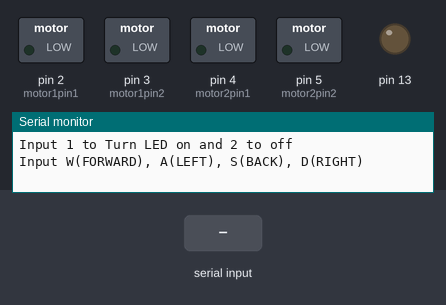
Recording of a sketch running on a simulated Arduino Uno, built with avr-gcc and run on an emulated ATmega328P. Parts: switched loads named in the sketch (green lamp = pin HIGH), output pins drawn as LEDs (lit = HIGH), the last lines printed to the serial monitor. Inputs (shaded band) come from the test bench.

Above: at 1.2 s.
1.3 s: "w" received over Serial
At 1.8 s:
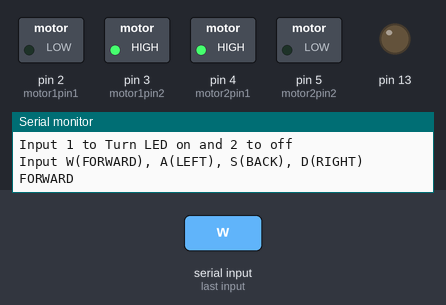
2.8 s: "s" received over Serial
At 4.0 s:
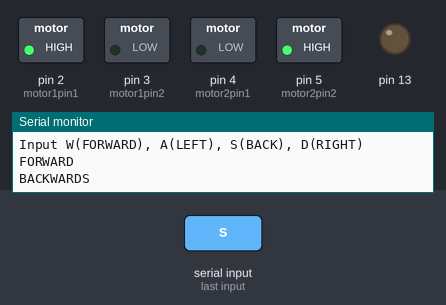
4.3 s: "d" received over Serial
At 4.9 s:
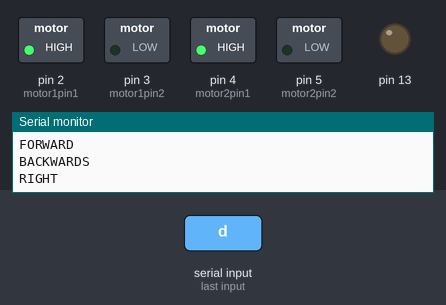
6.6 s: "a" received over Serial
At 7.0 s:
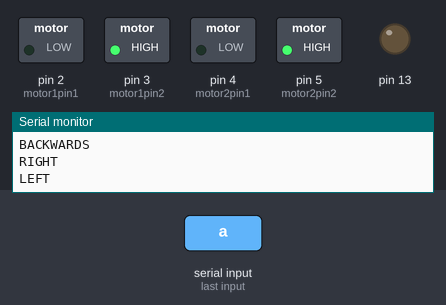
8.9 s: "f" received over Serial
At 10.0 s:
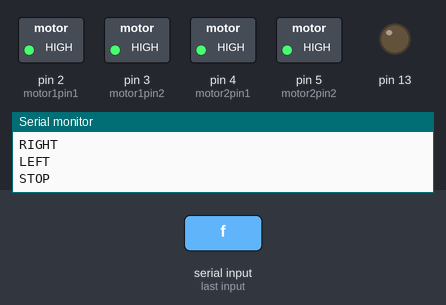
Timing chart, 0 to 11.4 s (numbered marks = the images above; inputs shaded):
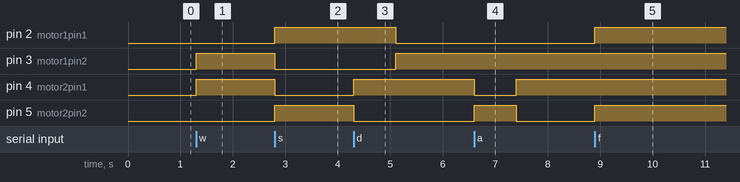

Measured:
- after the input at 1.3 s, pin 3 (motor1pin2), pin 4 (motor2pin1): LOW → HIGH at once
- after the input at 2.8 s, pin 2 (motor1pin1), pin 5 (motor2pin2): LOW → HIGH at once; pin 3 (motor1pin2), pin 4 (motor2pin1): HIGH → LOW at once
- after the input at 4.3 s, pin 2 (motor1pin1): HIGH → LOW after 0.80 s; pin 3 (motor1pin2): LOW → HIGH after 0.80 s; pin 4 (motor2pin1): LOW → HIGH at once; pin 5 (motor2pin2): HIGH → LOW at once
- after the input at 6.6 s, pin 4 (motor2pin1): HIGH → LOW at once, → HIGH 0.80 s later; pin 5 (motor2pin2): LOW → HIGH at once, → LOW 0.80 s later
- after the input at 8.9 s, pin 2 (motor1pin1), pin 5 (motor2pin2): LOW → HIGH at once

The sketch:

sketch_jun02a.ino
```cpp
const int motor1pin1 = 2;
const int motor1pin2 = 3;
const int motor2pin1 = 4;
const int motor2pin2 = 5;

//const int speed1 = 9;
//const int speed2 = 10;
int mySpeed = 100;
int defSpeed = 100;
int delay_long = 400;
int delay_short = 800;
int ok = 0;

int prev_l = 0;
int cur_l = 1;

void setup() {
  pinMode(13, OUTPUT);
  pinMode(motor1pin1, OUTPUT);
  pinMode(motor1pin2, OUTPUT);
  pinMode(motor2pin1, OUTPUT);
  pinMode(motor2pin2, OUTPUT);
//  pinMode(speed1, OUTPUT);
//  pinMode(speed2, OUTPUT);
  Serial.begin(9600);

  while (!Serial);
  Serial.println("Input 1 to Turn LED on and 2 to off");
  Serial.println("Input W(FORWARD), A(LEFT), S(BACK), D(RIGHT) ");
}

void loop() {
//  analogWrite(speed1, mySpeed); //ENA pin
//  analogWrite(speed2, mySpeed); //ENB pin
  if (Serial.available())
  {
    char comand = Serial.read();
    if (comand == 'w') {
      Serial.print("FORWARD\n");
      W_forward();
    } else if (comand == 's') {
      Serial.print("BACKWARDS\n");
      S_back();
    } else if (comand == 'd') {
      Serial.print("RIGHT\n");
      D_right();
    } else if (comand == 'a') {
      Serial.print("LEFT\n");
      A_left();
    } else if (comand == 'q') {
      ok = 1;
      Serial.print("Mode changed (short distance)\n");
    } else if (comand == 'e') {
      Serial.print("Mode changed (non-stop moving)\n");
      ok = 0;
      //delay_short =
    } else if (comand == 'f') {
      Serial.print("STOP\n");
      Stop();
    }
  }
}

void Stop() {
    digitalWrite(motor1pin1, HIGH);
    digitalWrite(motor1pin2, HIGH);

    digitalWrite(motor2pin1, HIGH);
    digitalWrite(motor2pin2, HIGH);
}
void W_forward() {
    digitalWrite(motor1pin1, LOW);
    digitalWrite(motor1pin2, HIGH);

    digitalWrite(motor2pin1, HIGH);
    digitalWrite(motor2pin2, LOW);
      delay(delay_long);
    if (ok == 1) {
      Stop();
    }
}

void A_left()
{
    digitalWrite(motor1pin1, LOW);
    digitalWrite(motor1pin2, HIGH);

    digitalWrite(motor2pin1, LOW);
    digitalWrite(motor2pin2, HIGH);
    delay(delay_short);
    if (ok == 0)
      W_forward();
    else
      Stop();
}

void D_right()
{
  if (prev_l != cur_l) {
    digitalWrite(motor1pin1, HIGH);
    digitalWrite(motor1pin2, LOW);

    digitalWrite(motor2pin1, HIGH);
    digitalWrite(motor2pin2, LOW);
    delay(delay_short);
    if (ok == 0)
    W_forward();
    else
      Stop();
  }
}

void S_back(){
    digitalWrite(motor1pin1, HIGH);
    digitalWrite(motor1pin2, LOW);

    digitalWrite(motor2pin1, LOW);
    digitalWrite(motor2pin2, HIGH);
    delay(delay_long);
    if (ok == 1) {
      Stop();
    }
    //else
      //delay(delay_long);
}
```
